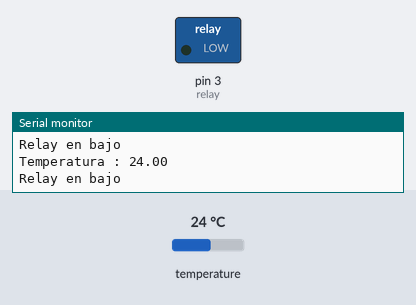
A sketch run on a simulated Arduino Uno, built with avr-gcc and run on an emulated ATmega328P. Parts: switched loads named in the sketch (green lamp = pin HIGH), the last lines printed to the serial monitor. The inputs (shaded band) are chosen by the test bench; at power-on: temperature 24 °C.

Above: at 2.3 s.
2.4 s: temperature set to 24.5 °C
4.2 s: temperature set to 25.7 °C
At 5.1 s:
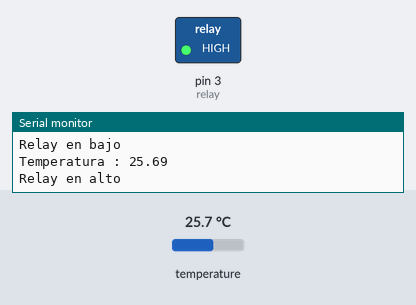
6.1 s: temperature set to 12 °C
At 7.3 s:
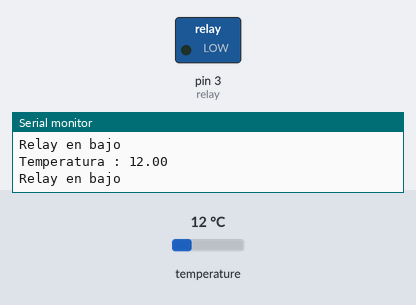
7.6 s: temperature set to 28 °C
At 8.4 s:
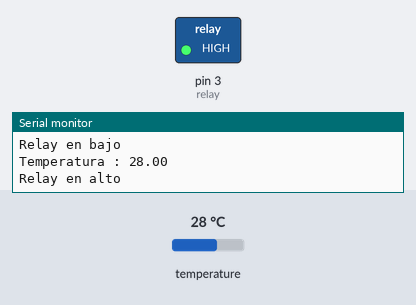
Timing chart, 0 to 10.1 s (numbered marks = the images above; inputs shaded):
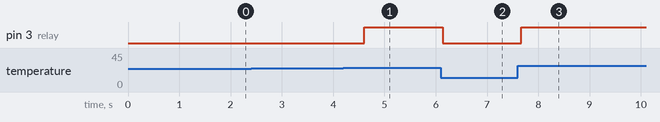

The sketch:

ModuleDS18B20.ino
```cpp
#include <OneWire.h>
#include <DallasTemperature.h>

#define ONE_WIRE_BUS 2

#define relay 3

OneWire oneWire(ONE_WIRE_BUS);

DallasTemperature sensors(&oneWire);

void setup(void)
{
  // start serial port
  Serial.begin(9600);
  Serial.println("Temperature");

  sensors.begin();


  pinMode(relay, OUTPUT);
}


void loop(void)
{
  sensors.requestTemperatures();
  float tempC = sensors.getTempCByIndex(0);
  Serial.print("Temperatura : ");
  Serial.println(tempC);

  if (tempC >= 25) {
    Serial.println("Relay en alto");
    digitalWrite(relay, HIGH);
  }

  else if (tempC < 25) {
    Serial.println("Relay en bajo");
    digitalWrite(relay, LOW);
  }
}
```

Measured:
- the behaviour switches between 24.9 and 25 °C on temperature (found by bisection; images 0 and 1)
- after the input at 4.2 s, pin 3 (relay): LOW → HIGH after 0.40 s
- after the input at 6.1 s, pin 3 (relay): HIGH → LOW at once
- after the input at 7.6 s, pin 3 (relay): LOW → HIGH after 0.06 s
